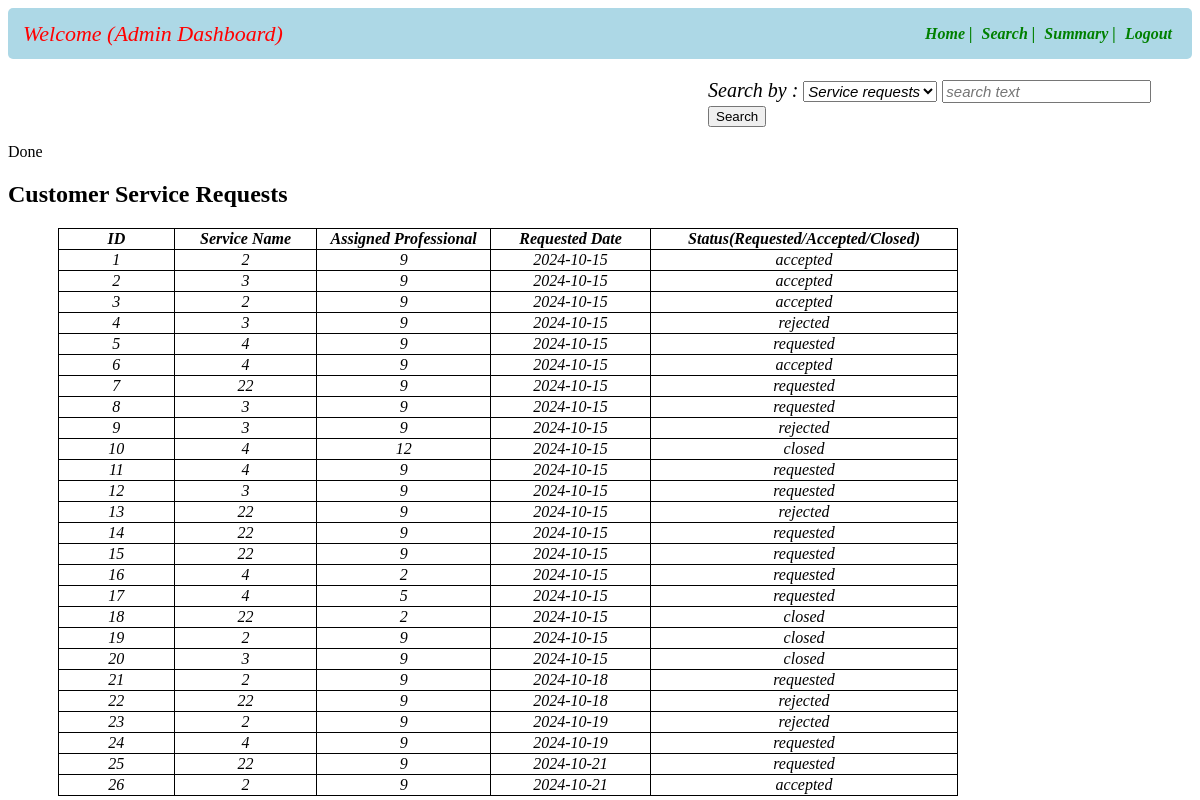
The page /adminsearch on the database its author committed.
### app.py (models this page shows)
class Customer_Service_Request(db.Model):
    __tablename__="customer_service_request"
    id=db.Column(db.Integer,primary_key=True)
    service_id=db.Column(db.Integer,db.ForeignKey(Service_Info.id),nullable=False)
    customer_id=db.Column(db.Integer,db.ForeignKey(User_Info.id),nullable=False)
    professional_id=db.Column(db.Integer,db.ForeignKey(User_Info.id),nullable=False)
    date_of_request=db.Column(db.String,nullable=False)
    date_of_completion=db.Column(db.String,nullable=False)
    service_status=db.Column(db.String,nullable=False)
    remarks=db.Column(db.String)
    location=db.Column(db.String,nullable=False)

### app.py (the view, shortened to what this page needs)
@app.route("/adminsearch",methods=["GET","POST"])
def admin_search():
    servname=Service_Info.query.all()
    crequests=Customer_Service_Request.query.all()
    return render_template("admin_search.html",crequests=crequests)
    return render_template("admin_search.html",servicename=servname)

### templates/admin_search.html (shortened to what this page needs)
<!DOCTYPE html>
<html lang="en">
<head>
</head>
<body>
    <div id="header">
        <nav class="navbar">
            <div class="navdiv">
                <div class="logo">Welcome (Admin Dashboard)</div>
                <ul>
                    <li><a href="/admindashboard">Home |</a></li>
                    <li><a href="/adminsearch">Search |</a></li>
                    <li><a href="/adminsummary">Summary |</a></li>
                    <li><a href="/login">Logout</a></li>
                </ul>
            </div>
        </nav>
    </div>
    <div id="main">
        <form action="/adminsearch" id="form" method="POST">
            <div id="search">
                <label for="servicename">Search by :</label>
                <select name="s_name" id="servicename" row="4" cols="21">
                    <option value="services">Service requests</option>
                </select>
                <input type="text" id="searchtext" name="s_text" placeholder="search text">
                <button type="submit" btn btn-primary data-bs-toggle="tooltip" data-bs-placement="left" title="Click to search">Search</button>
            </div>
        </form>
        {% if searchby=="professionals" %}
        <div>
            <h2>Service Professionals List</h2>
            <p style="color:red;">Admin may block/unblock professionals</p>
            <table id = "professionals-table">
                <thead id="th">
                    <tr>
                        <th>ID</th>
                        <th>Name</th>
                        <th>Experience</th>
                        <th>Service Name</th>
                        <th>Status</th>
                        <th>Customer Reviews</th>
                        <th>Action</th>
                    </tr>
                </thead>
                <tbody id="td">
                    {% for entry in professionals %}
                    {% if entry.role==2 %}
                    <tr>
                        <td><a href="/viewprofessional/{{entry.id}}">{{entry["id"]}}<a/></td>
                        <td>{{entry["full_name"]}}</td>
                        <td>{{entry["experience"]}}</td>
                        <td>{{entry["service_name"]}}</td>
                        <td>{{entry["status"]}}</td>
                        <td>{{entry["reviews"]}}</td>
                        <td><a href="/blockprofessional/{{entry.id}}/reject">Block</a>| <a href="/blockprofessional/{{entry.id}}/approve">Unblock</a></td>
                    </tr>
                    {% endif %}
                    {% endfor %}
                <tbody>
            </table>
        </div>
        {% else %}
         <p>Done</p>
         <div>
            <h2>Customer Service Requests</h2>
            <table id = "servicerequest-table">
                <thead id="th">
                    <tr>
                        <th>ID</th>
                        <th>Service Name</th>
                        <th>Assigned Professional</th>
                        <th>Requested Date</th>
                        <th>Status(Requested/Accepted/Closed)</th>
                    </tr>
                </thead>
                <tbody id="td">
                    {% for entry in crequests%}
                    <tr>
                        <td>{{entry["id"]}}</td>
                        <td>{{entry["service_id"]}}</td>
                        <td>{{entry["professional_id"]}}</td>
                        <td>{{entry["date_of_request"]}}</td>
                        <td>{{entry["service_status"]}}</td>
                    </tr>
                    {% endfor %}
            </table>
        </div>
    {% endif %}
    </div>
</body>
</html>

### templates/admin_search.html (style rules this page uses)
* { text-decoration: none; }
.navbar { background-color: lightblue; padding-right: 15px; padding-left: 15px; border-radius: 5px; }
ul li { vertical-align: middle; }
.navdiv { display:flex; align-items: center; justify-content: space-between; }
.logo { font-size: 22px; color: red; font-style: italic; }
li { list-style: none; display: inline; }
li a { color: green; font-size: 16px; font-style: italic; margin-right: 5px; font-weight: bold; }
#search { font-style:italic; font-size:20px; margin-top:20px; margin-left:700px; }
#servicename { font-style:italic; font-size:15px; }
#searchtext { font-style:italic; font-size:15px; }
table ,th, td { text-align: center; font-style: italic; width:900px; margin-top: 20px; margin-left: 50px; border-radius: 10px; border-color: blue; border: 1px solid black; border-collapse: collapse ; }

### rows shown on the page
Customer_Service_Request: id "1", service_id "2", professional_id "9", date_of_request "2024-10-15", service_status "accepted"
Customer_Service_Request: id "2", service_id "3", professional_id "9", date_of_request "2024-10-15", service_status "accepted"
Customer_Service_Request: id "3", service_id "2", professional_id "9", date_of_request "2024-10-15", service_status "accepted"
Customer_Service_Request: id "4", service_id "3", professional_id "9", date_of_request "2024-10-15", service_status "rejected"
Customer_Service_Request: id "5", service_id "4", professional_id "9", date_of_request "2024-10-15", service_status "requested"
Customer_Service_Request: id "6", service_id "4", professional_id "9", date_of_request "2024-10-15", service_status "accepted"
Customer_Service_Request: id "7", service_id "22", professional_id "9", date_of_request "2024-10-15", service_status "requested"
Customer_Service_Request: id "8", service_id "3", professional_id "9", date_of_request "2024-10-15", service_status "requested"
Customer_Service_Request: id "9", service_id "3", professional_id "9", date_of_request "2024-10-15", service_status "rejected"
Customer_Service_Request: id "10", service_id "4", professional_id "12", date_of_request "2024-10-15", service_status "closed"
Customer_Service_Request: id "11", service_id "4", professional_id "9", date_of_request "2024-10-15", service_status "requested"
Customer_Service_Request: id "12", service_id "3", professional_id "9", date_of_request "2024-10-15", service_status "requested"
Customer_Service_Request: id "13", service_id "22", professional_id "9", date_of_request "2024-10-15", service_status "rejected"
Customer_Service_Request: id "14", service_id "22", professional_id "9", date_of_request "2024-10-15", service_status "requested"
Customer_Service_Request: id "15", service_id "22", professional_id "9", date_of_request "2024-10-15", service_status "requested"
Customer_Service_Request: id "16", service_id "4", professional_id "2", date_of_request "2024-10-15", service_status "requested"
Customer_Service_Request: id "17", service_id "4", professional_id "5", date_of_request "2024-10-15", service_status "requested"
Customer_Service_Request: id "18", service_id "22", professional_id "2", date_of_request "2024-10-15", service_status "closed"
Customer_Service_Request: id "19", service_id "2", professional_id "9", date_of_request "2024-10-15", service_status "closed"
Customer_Service_Request: id "20", service_id "3", professional_id "9", date_of_request "2024-10-15", service_status "closed"
Customer_Service_Request: id "21", service_id "2", professional_id "9", date_of_request "2024-10-18", service_status "requested"
Customer_Service_Request: id "22", service_id "22", professional_id "9", date_of_request "2024-10-18", service_status "rejected"
Customer_Service_Request: id "23", service_id "2", professional_id "9", date_of_request "2024-10-19", service_status "rejected"
Customer_Service_Request: id "24", service_id "4", professional_id "9", date_of_request "2024-10-19", service_status "requested"
Customer_Service_Request: id "25", service_id "22", professional_id "9", date_of_request "2024-10-21", service_status "requested"
Customer_Service_Request: id "26", service_id "2", professional_id "9", date_of_request "2024-10-21", service_status "accepted"
